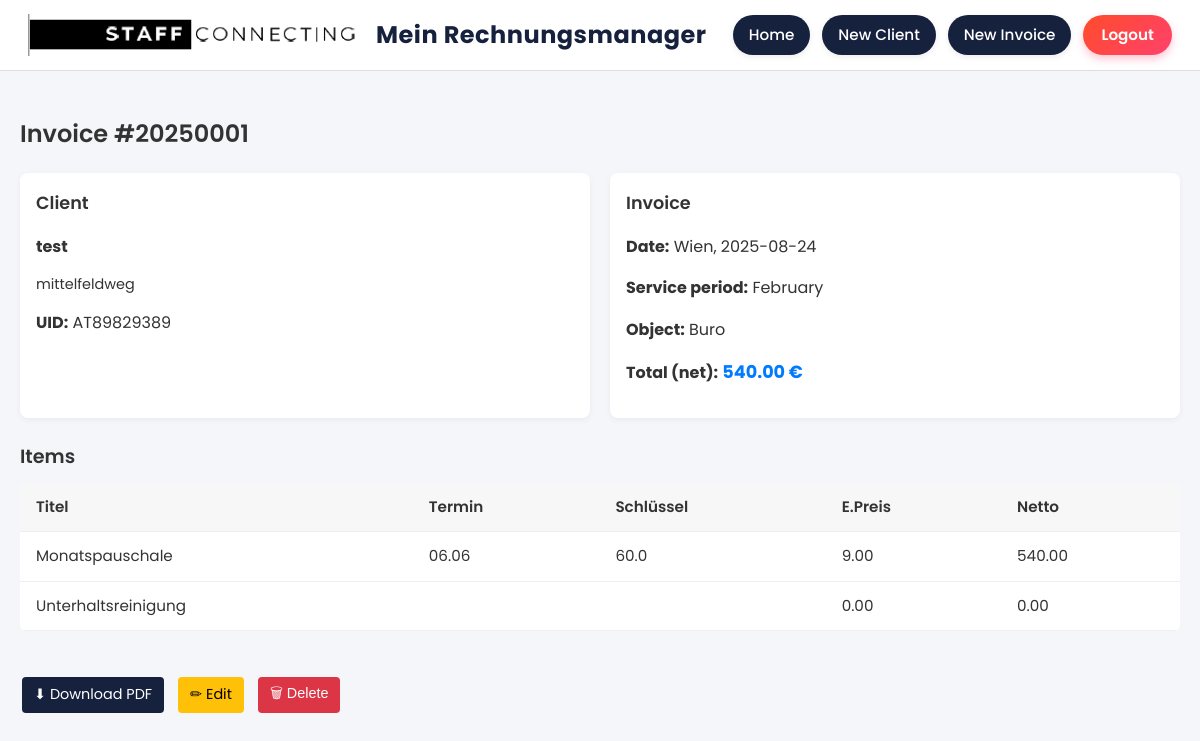
Page /invoices/1 on the committed database.
### models.py (models this page shows)
class Invoice(Base):
    __tablename__ = "invoices"
    id: Mapped[int] = mapped_column(primary_key=True)
    number: Mapped[str]
    date: Mapped[date]
    service_period: Mapped[str | None]
    objekt: Mapped[str | None]
    city: Mapped[str | None]
    year_seq: Mapped[int] = mapped_column(default=0)  # sequence within year
    client_id: Mapped[int] = mapped_column(ForeignKey("clients.id"))
    company_id: Mapped[int] = mapped_column(ForeignKey("companies.id"))
    total_net: Mapped[Numeric] = mapped_column(Numeric(12,2), default=0)
    reverse_charge: Mapped[bool] = mapped_column(Boolean, default=True)
    client = relationship("Client", back_populates="invoices")
    company = relationship("Company")
    items = relationship("InvoiceItem", back_populates="invoice", cascade="all, delete-orphan")

class Client(Base):
    __tablename__ = "clients"
    id: Mapped[int] = mapped_column(primary_key=True)
    company_name: Mapped[str]
    address: Mapped[str]
    uid: Mapped[str | None]
    invoices = relationship("Invoice", back_populates="client")

class InvoiceItem(Base):
    __tablename__ = "invoice_items"
    id: Mapped[int] = mapped_column(primary_key=True)
    invoice_id: Mapped[int] = mapped_column(ForeignKey("invoices.id"))
    title: Mapped[str]
    termin: Mapped[str | None]  # dates/description
    schluessel: Mapped[float | None]  # hours/units
    unit_price: Mapped[Numeric] = mapped_column(Numeric(12,2), default=0)
    net: Mapped[Numeric] = mapped_column(Numeric(12,2), default=0)
    invoice = relationship("Invoice", back_populates="items")

### app.py (the view)
@app.get("/invoices/{invoice_id}", response_class=HTMLResponse)
def show_invoice(invoice_id: int, request: Request, db: Session = Depends(get_db)):
    inv = get_invoice(db, invoice_id)
    if not inv:
        raise HTTPException(404, "Invoice not found")
    return render("invoice_show.html", request=request, invoice=inv)

### templates/invoice_show.html (shortened to what this page needs)
{% extends "base.html" %}
{% block content %}
<h2 class="page-title">Invoice <span class="mono">#{{ invoice.number }}</span></h2>
<div class="invoice-details">
  <div class="card">
    <h3>Client</h3>
    <p><strong>{{ invoice.client.company_name }}</strong></p>
    <p class="address">{{ invoice.client.address }}</p>
    <p><strong>UID:</strong> {{ invoice.client.uid or '-' }}</p>
  </div>
  <div class="card">
    <h3>Invoice</h3>
    <p><strong>Date:</strong> {{ invoice.city or '' }}, {{ invoice.date }}</p>
    <p><strong>Service period:</strong> {{ invoice.service_period or '-' }}</p>
    <p><strong>Object:</strong> {{ invoice.objekt or '-' }}</p>
    <p><strong>Total (net):</strong>
      <span class="total-amount">{{ '%.2f'|format(invoice.total_net or 0) }} €</span>
    </p>
  </div>
</div>
<h3 class="section-title">Items</h3>
<div class="table-container">
  <table class="responsive-table">
    <thead>
      <tr>
        <th>Titel</th>
        <th>Termin</th>
        <th>Schlüssel</th>
        <th>E.Preis</th>
        <th>Netto</th>
      </tr>
    </thead>
    <tbody>
      {% for it in invoice.items %}
      <tr>
        <td>{{ it.title }}</td>
        <td>{{ it.termin or '' }}</td>
        <td class="mono">{{ it.schluessel if it.schluessel is not none else '' }}</td>
        <td class="mono">{{ '%.2f'|format(it.unit_price or 0) }}</td>
        <td class="mono">{{ '%.2f'|format(it.net or 0) }}</td>
      </tr>
      {% endfor %}
    </tbody>
  </table>
</div>
<div class="actions">
  <a class="btn btn-primary" href="/invoices/{{ invoice.id }}/pdf">⬇ Download PDF</a>
  <a class="btn btn-edit" href="/invoices/{{ invoice.id }}/edit">✏ Edit</a>
  <form action="/invoices/{{ invoice.id }}/delete" method="post" style="display:inline"
        onsubmit="return confirm('Delete this invoice?');">
    <button class="btn btn-delete" type="submit">🗑 Delete</button>
  </form>
</div>
{% endblock %}

### templates/base.html (shortened to what this page needs)
<!doctype html>
<html lang="en">
<head>
  <link rel="stylesheet" href="/static/css/site.css">
</head>
<body>
  <header>
    <div class="brand">
      <img src="/static/img/logo.png" alt="Logo">
      <h1>Mein Rechnungsmanager</h1>
    </div>
    <nav>
      <a href="/">Home</a>
      <a href="/clients/new">New Client</a>
      <a href="/invoices/new">New Invoice</a><a href="/logout" class="btn-logout">Logout</a>
    </nav>
  </header>
  <main>
    {% block content %}{% endblock %}
  </main>
</body>
</html>

### templates/base.html (style rules this page uses)
body { font-family: 'Poppins', -apple-system, BlinkMacSystemFont, "Segoe UI", Roboto, Helvetica, Arial, sans-serif; margin: 0; background: #f5f6fa; color: #333; font-size: 16px; line-height: 1.6; }
header { background: #fff; padding: 14px 28px; display: flex; justify-content: space-between; align-items: center; border-bottom: 1px solid #ddd; flex-wrap: wrap; }
.brand { display: flex; align-items: center; gap: 12px; }
header img { height: 42px; }
header h1 { font-size: 1.5rem; margin: 0; font-weight: 700; color: #16213E; letter-spacing: 0.5px; }
nav { display: flex; gap: 12px; }
nav a { text-decoration: none; padding: 8px 16px; border-radius: 25px; background: #16213E; color: #fff; font-size: 0.95rem; font-weight: 500; transition: all 0.3s ease; box-shadow: 0 2px 6px rgba(0, 0, 0, 0.08); }
main { padding: 20px; }
h1, h2, h3 { font-weight: 600; margin-top: 1em; margin-bottom: 0.5em; }
h1 { font-size: 1.6rem; }
h2 { font-size: 1.3rem; }
h3 { font-size: 1.1rem; }
.table-container { overflow-x: auto; }
.responsive-table { width: 100%; border-collapse: collapse; margin-bottom: 24px; background: white; border-radius: 6px; overflow: hidden; }
.responsive-table th, .responsive-table td { padding: 12px 16px; border-bottom: 1px solid #eee; text-align: left; font-size: 0.95rem; }
.responsive-table th { background: #f7f7f7; font-weight: 600; }
.actions { white-space: nowrap; text-align: right; }
.btn { display: inline-block; padding: 6px 12px; border-radius: 4px; border: none; text-decoration: none; cursor: pointer; font-size: 0.9rem; margin: 2px; }
.btn-primary { background: #16213E; color: white; }
.btn-edit { background: #ffc107; color: black; }
.btn-delete { background: #dc3545; color: white; }
.address { margin: 0; white-space: pre-wrap; font-size: 0.9em; line-height: 1.3; }
.btn-logout { background: linear-gradient(135deg, #ff4b2b, #ff416c); color: #fff !important; font-weight: 600; border-radius: 25px; padding: 8px 18px; transition: all 0.3s ease; box-shadow: 0 4px 8px rgba(255, 65, 108, 0.3); }

### templates/invoice_show.html (style rules this page uses)
.page-title { margin-bottom: 20px; font-size: 1.5rem; font-weight: 600; }
.invoice-details { display: flex; gap: 20px; flex-wrap: wrap; margin-bottom: 24px; }
.card { flex: 1; min-width: 280px; background: #fff; padding: 16px; border-radius: 8px; box-shadow: 0 2px 6px rgba(0,0,0,0.05); }
.card h3 { margin-top: 0; margin-bottom: 10px; font-size: 1.1rem; color: #333; }
.address { white-space: pre-wrap; margin: 0; }
.total-amount { font-weight: bold; font-size: 1.1rem; color: #007bff; }
.section-title { margin: 20px 0 10px; font-size: 1.2rem; font-weight: 600; }
.table-container { overflow-x: auto; }
.responsive-table { width: 100%; border-collapse: collapse; background: white; border-radius: 6px; overflow: hidden; }
.responsive-table th, .responsive-table td { padding: 12px 16px; border-bottom: 1px solid #eee; text-align: left; }
.responsive-table th { background: #f7f7f7; font-weight: 600; }
.actions { margin-top: 20px; display: flex; gap: 10px; flex-wrap: wrap; }

### rows in the picture
Invoice: number "20250001", city "Wien", date "2025-08-24", service_period "February", objekt "Buro", total_net "540.00"
Client: client.company_name "test", client.address "mittelfeldweg", client "AT89829389"
InvoiceItem: title "Monatspauschale", termin "06.06", schluessel "60.0", unit_price "9.00", net "540.00"
InvoiceItem: title "Unterhaltsreinigung", unit_price "0.00", net "0.00"
